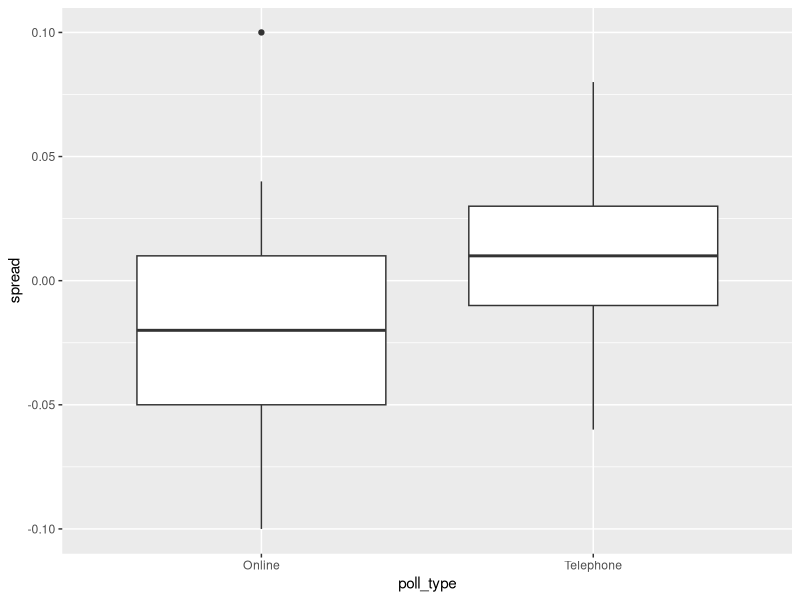
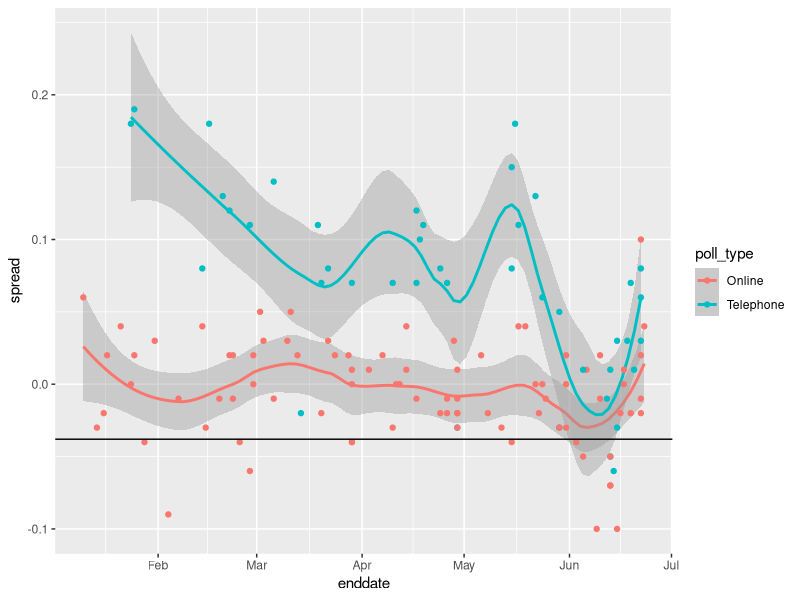
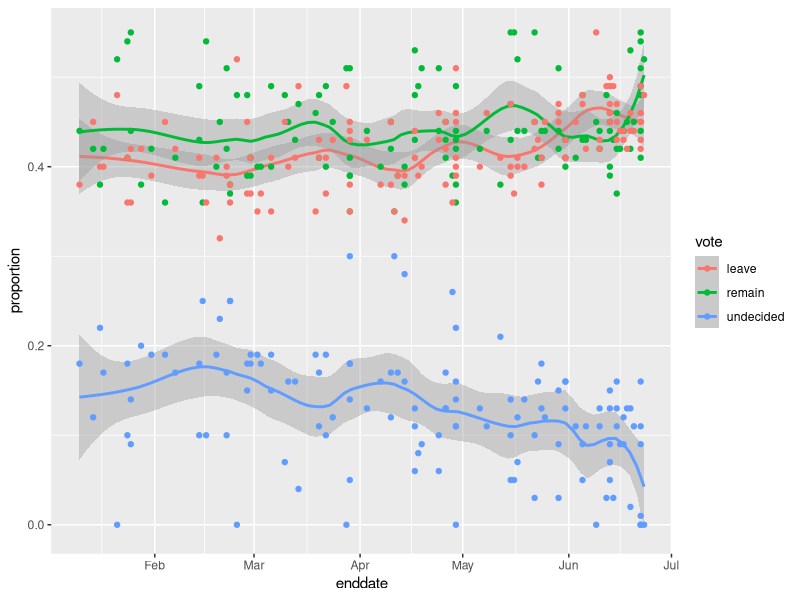

R code for these plots, in order:
rm(list = ls())
library(tidyverse)
library(dslabs)
options(digits = 3)

a1 <- 0.2
b1 <- 0.6
c1 <- 0.15
d1 <- 0.05
notfound <- 0.1

Pr_notfound1 <- ((1 - b1) + (b1*notfound))
Pr_B_notfound <- (notfound*b1)/Pr_notfound1
Pr_B_notfound

Pr_A_notfound <- a1/Pr_notfound1
Pr_A_notfound

Pr_C_notfound <- c1/Pr_notfound1
Pr_C_notfound



Pr_found1 <- 1-Pr_notfound1
Pr_found1

Pr_found2 <- Pr_A_notfound * (1-notfound) * (1-Pr_found1)
Pr_found2

Pr_found12 <- Pr_found1 + Pr_found2
Pr_found12



##
## CA: BREXIT
##


# suggested libraries and options
library(tidyverse)
options(digits = 3)

# load brexit_polls object
library(dslabs)
data(brexit_polls)
brexit_polls <- brexit_polls

true_p <- 0.481    # official proportion voting "Remain"
true_d <- 2*true_p-1    # official spread

## Q1
N <- 1500
N* true_p
sqrt(true_p*(1-true_p))/sqrt(N)*N
true_p
sqrt(true_p*(1-true_p))/sqrt(N)
true_d
sqrt(true_p*(1-true_p))/sqrt(N)*2

## Q2
brexit_polls <- brexit_polls %>%
  mutate(x_hat = (spread/2 + 1/2))

mean(brexit_polls$spread)
sd(brexit_polls$spread)
mean(brexit_polls$x_hat)
sd(brexit_polls$x_hat)

## Q3
dat <- brexit_polls[1,]
ci <- dat$x_hat + c(qnorm(0.025), qnorm(0.975)) * (sqrt(dat$x_hat*(1-dat$x_hat))/sqrt(dat$samplesize))
ci

## Q4
june_polls <- brexit_polls %>% filter(enddate >= "2016-06-01") %>% 
  mutate(se_x_hat = sqrt(x_hat*(1-x_hat)) / sqrt(samplesize)) %>%
  mutate(se_spread = 2*se_x_hat) %>%
  mutate(lower = spread + qnorm(0.025)*se_spread, upper = spread + qnorm(0.975)*se_spread) %>%
  mutate(hit = ifelse(lower <= true_d & upper >= true_d, TRUE, FALSE))

june_polls %>% summarize(n = n(), incl0 = mean(ifelse(lower <= 0 & upper >= 0, TRUE, FALSE)), rem0 = mean(lower > 0), hitrate = mean(hit))
june_polls %>% group_by(pollster) %>% summarize(n = n(), hitrate = mean(hit)) %>% arrange(desc(hitrate))
june_polls %>% group_by(poll_type) %>% ggplot(aes(x = poll_type, y = spread)) + geom_boxplot()


## Q7
combined_by_type <- june_polls %>%
  group_by(poll_type) %>%
  summarize(N = sum(samplesize),
            spread = sum(spread*samplesize)/N,
            p_hat = (spread + 1)/2) %>%
  mutate(se_x_hat = sqrt(p_hat*(1-p_hat)) / sqrt(N)) %>%
  mutate(se_spread = 2*se_x_hat) %>%
  mutate(lower = spread + qnorm(0.025)*se_spread, upper = spread + qnorm(0.975)*se_spread)

combined_by_type$lower[combined_by_type$poll_type == "Online"]
combined_by_type$upper[combined_by_type$poll_type == "Online"]

combined_by_type$lower - combined_by_type$upper


## Q9
brexit_hit <- brexit_polls %>%
  mutate(p_hat = (spread + 1)/2,
         se_spread = 2*sqrt(p_hat*(1-p_hat)/samplesize),
         spread_lower = spread - qnorm(.975)*se_spread,
         spread_upper = spread + qnorm(.975)*se_spread,
         hit = spread_lower < -0.038 & spread_upper > -0.038) %>%
  select(poll_type, hit)

dat <- brexit_hit %>% group_by(poll_type, hit) %>% summarize(n = n()) %>% spread(poll_type, n)
dat %>% select(-hit) %>% chisq.test()

(dat$Online[2] / sum(dat$Online)) / (dat$Online[1] / sum(dat$Online))
(dat$Telephone[2] / sum(dat$Telephone)) / (dat$Telephone[1] / sum(dat$Telephone))

((dat$Online[2] / sum(dat$Online)) / (dat$Online[1] / sum(dat$Online))) / ((dat$Telephone[2] / sum(dat$Telephone)) / (dat$Telephone[1] / sum(dat$Telephone)))


## Q11
brexit_polls %>% ggplot(aes(x = enddate, y = spread, color = poll_type)) + 
  geom_smooth(method = "loess", span = 0.4) + geom_point() + geom_hline(aes(yintercept =true_d))

## Q12
brexit_long <- brexit_polls %>%
  gather(vote, proportion, "remain":"undecided") %>%
  mutate(vote = factor(vote))

brexit_long %>% ggplot(aes(x = enddate, y = proportion, color = vote)) + 
  geom_smooth(method = "loess", span = 0.3) + geom_point()
